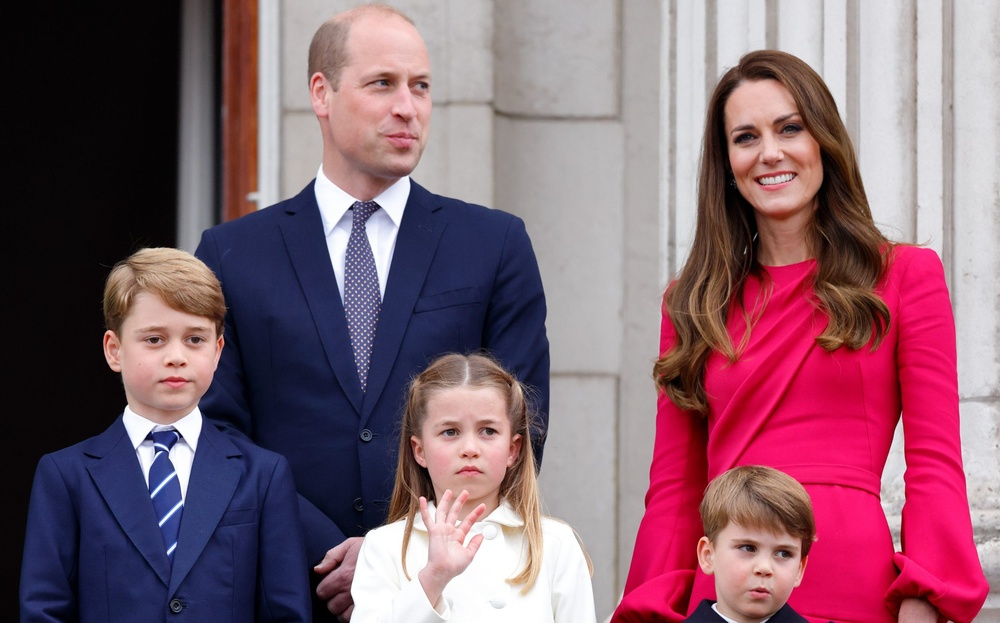
#> input picture royal_family_4.jpeg, 1000 x 623 px, shrunk from 2500 x 1557 before the run
$ python Projeto1_C209.py
#> lines starting #> are read from the running program, lines starting #| are printed output that depends on the picture; after the words box and inside, x2 and y2 are one past the last pixel; in counts of white or black regions, pixels touching at a corner belong together

#Importando a biblioteca cv2, que detectará os objetos
import cv2
from PIL import Image
import numpy as np
from matplotlib import pyplot as plt

#Abrindo a imagem por meio da biblioteca cv2
#img = cv2.imread("royal_family_4.jpeg")
img = np.array(Image.open('royal_family_4.jpeg'))
#> img is the input picture: shape (623, 1000, 3); mean R, G, B 132.7, 96.9, 111.6

# OpenCV abre a imagem em BGR,
# mas ela deve estar em RGB
# para transformá-la em escala de cinza
# Utiliza-se funções próprias da cv2 para realizar a alteração
# img_gray = cv2.cvtColor(img, cv2.COLOR_BGR2GRAY)
# img_rgb = cv2.cvtColor(img, cv2.COLOR_BGR2RGB)

#Em vez de realizar as tranformações pela funções do cv2
#realizou-se por meio do grayscale ensinado no laboratório
def grayscale(img_np):
    (l, c, p) = img_np.shape
#> l = 623; c = 1000; p = 3

    img_avg = np.zeros(shape=(l, c), dtype=np.uint8)
    for i in range(l):
        for j in range(c):
            r = float(img_np[i, j, 0])
            g = float(img_np[i, j, 1])
            b = float(img_np[i, j, 2])

            img_avg[i, j] = (r + g + b) / 3
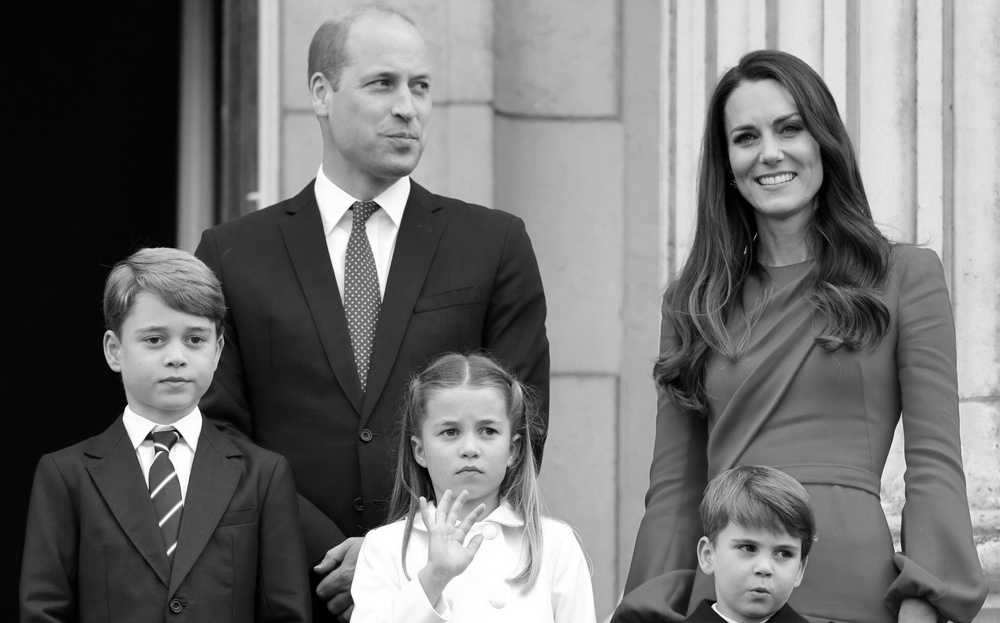
#> img_avg: shape (623, 1000); min 0, max 255, mean 113.4

    return img_avg

# Usa-se o minSize para que
# pontos extras não interferiam
# na análise da imagem
stop_data = cv2.CascadeClassifier('haarcascade_frontalface_alt.xml')
img_gray = grayscale(img)
found = stop_data.detectMultiScale(img_gray,
                                   minSize =(20,20))
#> found = [[339, 36, 127, 127], [119, 296, 115, 115], [416, 389, 108, 108], [712, 88, 115, 115], [716, 513, 100, 100]]

# Caso não haja sinal,
# nada será feito
amount_found = len(found)
#> amount_found = 5

#Caso encontra-se algum sinal
if amount_found != 0:

    # Caso haja mais de um sinal, no caso rosto
    # marcará na imagem o retângulo verde
    for (x, y, width, height) in found:

        cv2.rectangle(img, (x, y),
                      (x + height, y + width),
                      (0, 255, 0), 5)
#> this loop made 5 passes
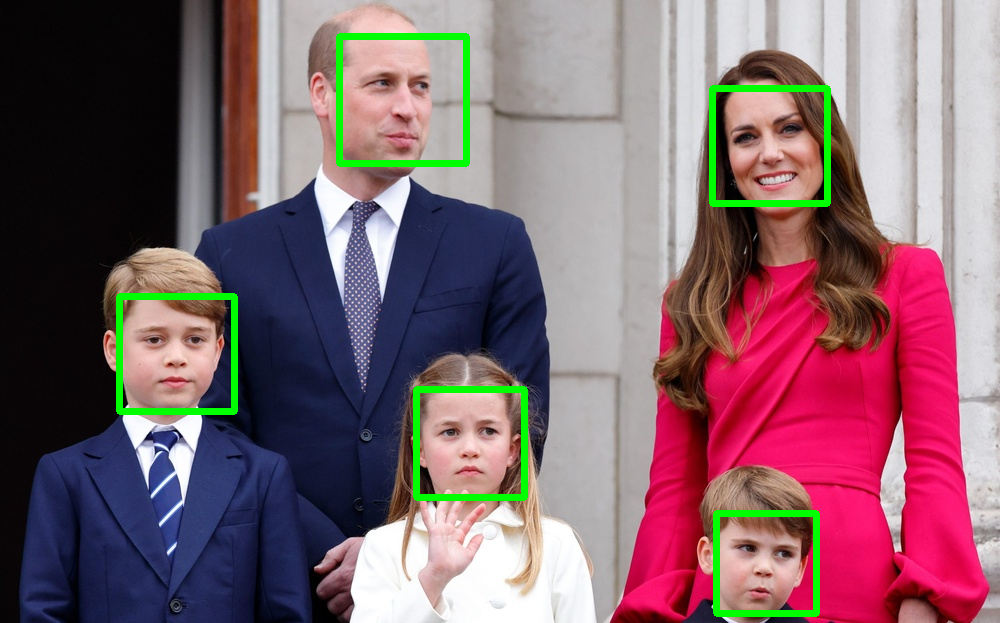
#> img: shape (623, 1000, 3); 2.52% of pixels changed, all inside (x1, y1, x2, y2) = (116, 33, 831, 617)

#Mostrando as imagens
plt.figure(figsize=(16, 16))
plt.subplot(3, 1, 1)
plt.imshow(img)
plt.subplot(3, 1, 2)
plt.imshow(img_gray,cmap='gray')
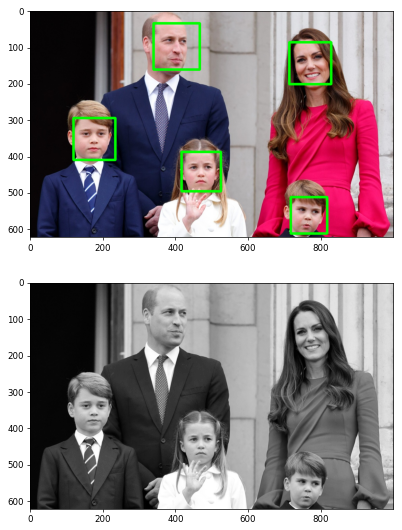
#> figure drawn by matplotlib, 2 panels
